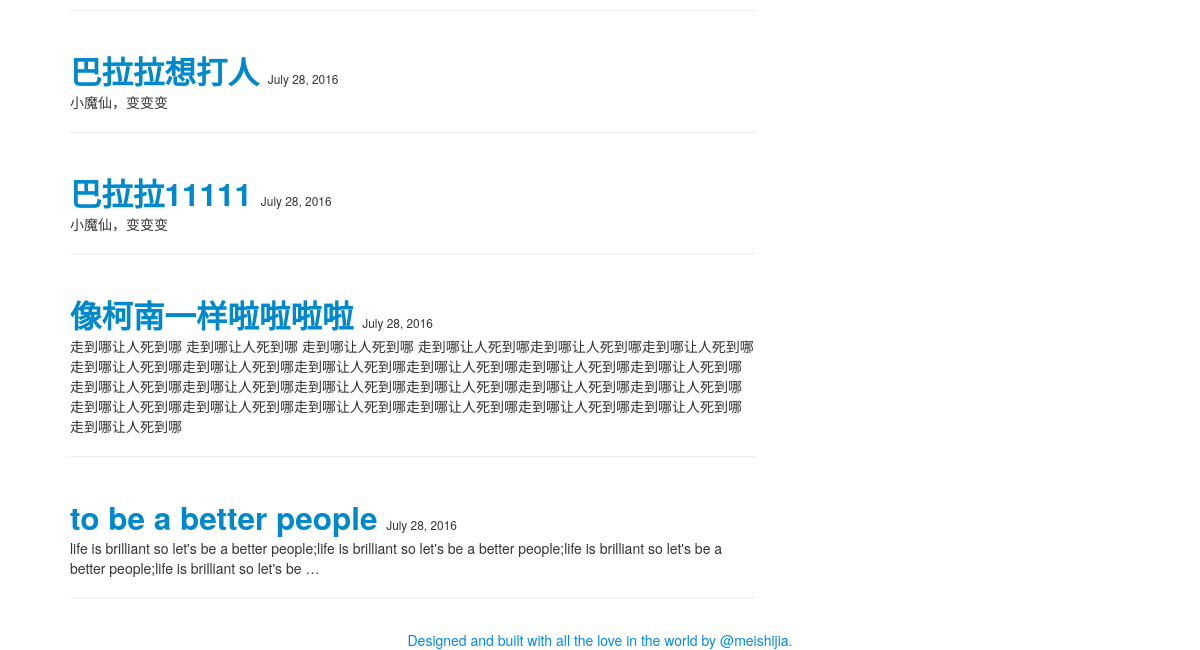
Before: /manager/article_list/ (signed in, lower part) with the older database file.
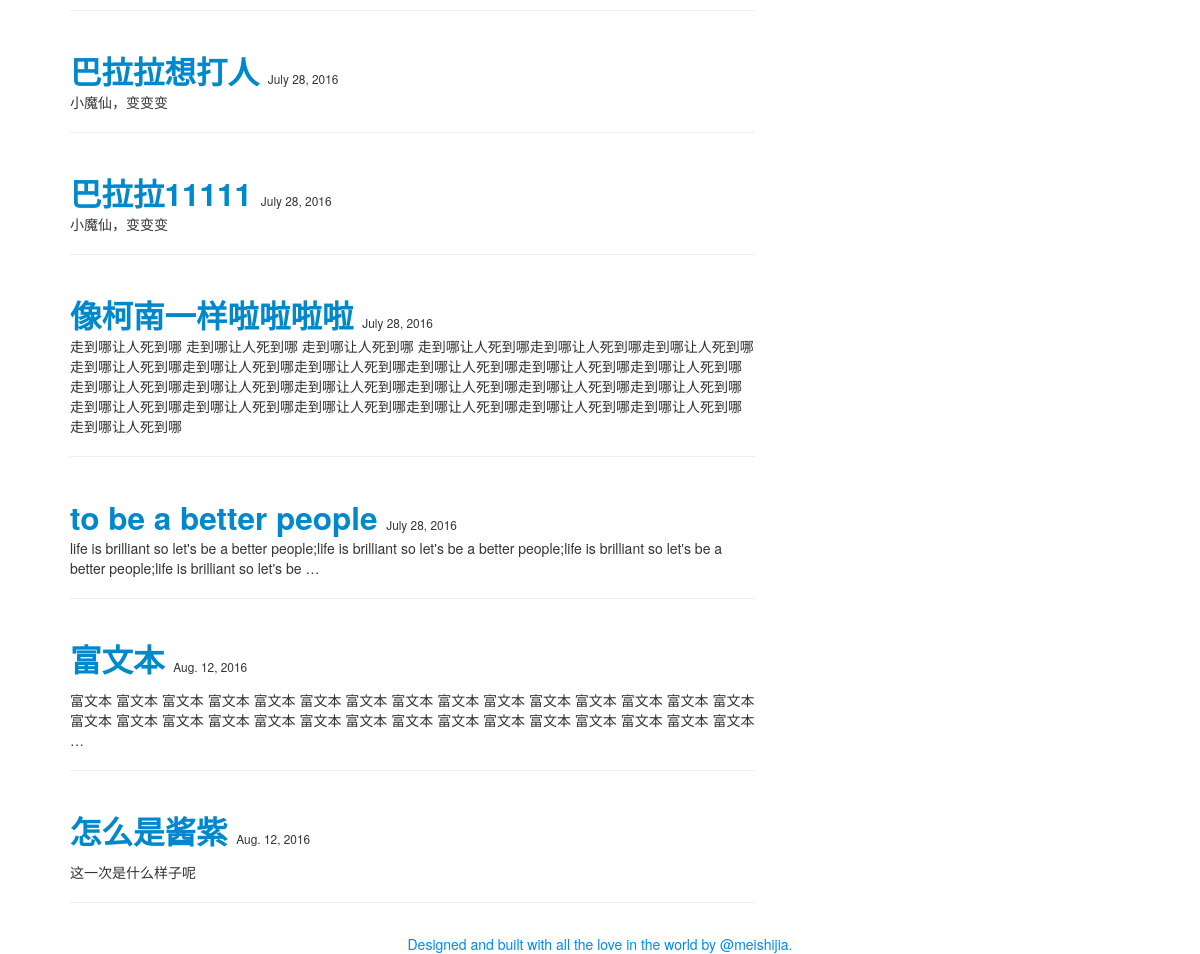
After: the same page with the newer database file.
### articles/models.py (models this page shows)
class Article(models.Model):
    title = models.CharField(max_length = 30)
    time_stamp = models.DateField()
    content = RichTextField()

### manager/views.py (the view)
@permission_required('django.contrib.auth.can_manage')
def article_list(request):
    articles = Article.objects.all()
    return render(request,"manager/article_list.html",{"articles":articles})

### manager/templates/manager/article_list.html (shortened to what this page needs)
{% extends "manager/base.html" %}
{% block content %}
<div>
{% for article in articles %}
<div class="container-fluid">
	<div class="row-fluid">
		<div class="span12 manager_span12" style="padding:10px">
			<h2 style="display:inline">
				<a href="/manager/manage_article/?id={{article.id}}">{{article.title}}</a>
			</h2>
				<small>{{ article.time_stamp }}</small>
			<p>
			{{ article.content | truncatewords_html:30 | safe }}
			</p>
			<hr/>
		</div>
	</div>
</div>
{% endfor %}
</div>
{% endblock %}

### manager/templates/manager/base.html (shortened to what this page needs)
<!DOCTYPE html>
<html lang="en">
<head>
    <link rel="stylesheet" href="/static/css/bootstrap.css">
    <link rel="stylesheet" href="/static/css/bootstrap-responsive.css">
	<link rel="stylesheet" href="/static/css/bootstrap-responsive.min.css">
	<link rel="stylesheet" href="/static/css/bootstrap.min.css">
</head>
<body>
	<div class="container-fluid" id="msj-container">
		<div class="row-fluid">
			<div class="span8" id="msj-span8-1">
				{% block content %}{% endblock %}
			</div>
		</div>
		<div id="msj-footer" class="text-center">
			<font color="#0088f0">
				Designed and built with all the love in the world by @meishijia.
			</font>
		</div>
	</div>
</body>
</html>

Changed rows visible on the page:
added Article: title "富文本", time_stamp "Aug. 12, 2016", content "富文本 富文本 富文本 富文本 富文本 富文本 富文本 富文本 富文本 富文本 富文本 富文本 富文本 富文本 富文本 富文本 富文本 富文本 富文本 富文本 富文本 富文本 富文本 富文本 富文本 富文本 富文本 富文本 富文本 富文本 …"
added Article: title "怎么是酱紫", time_stamp "Aug. 12, 2016", content "这一次是什么样子呢"
